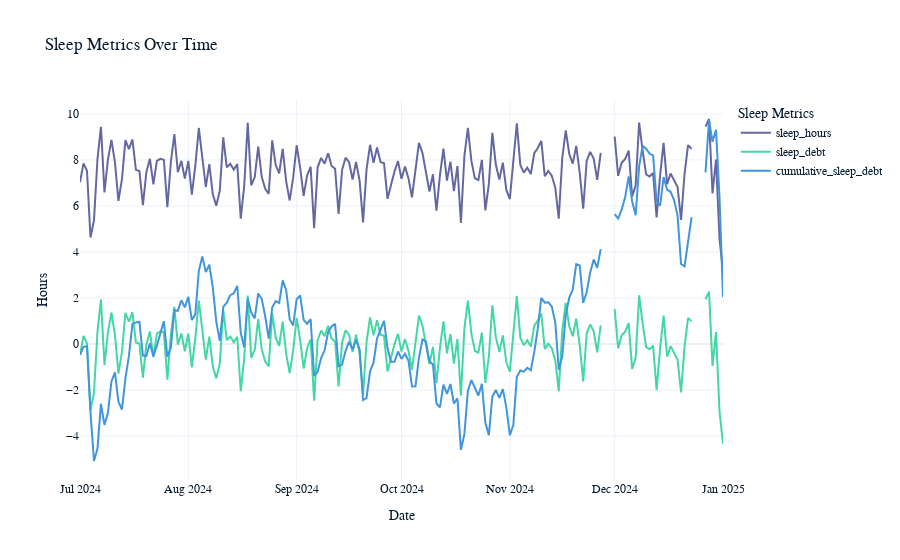

The code cell stored with this chart in its notebook:
### Markdown cell above
## Task 4: Visualizing trends across multiple variables 📊

### Code cell
# Create a line chart visualizing sleep metrics over time
fig = px.line(fitness_data, x='date', y=['sleep_hours', 'sleep_debt', 'cumulative_sleep_debt'], title='Sleep Metrics Over Time')
fig.update_layout(
    xaxis_title='Date',
    yaxis_title='Hours',
    legend_title='Sleep Metrics'
)
fig.show()

### Figure 1 — Plotly figure (JSON) as saved in the notebook; plotly's stock layout.template omitted (floating-point values rounded to 4 significant figures; data arrays with more than 128 entries replaced by an {"elided": "..."} marker saying what was removed)
{"data": [{"hovertemplate": "variable=sleep_hours<br>date=%{x}<br>value=%{y}<extra></extra>", "legendgroup": "sleep_hours", "line": {"color": "#6568a0", "dash": "solid"}, "marker": {"symbol": "circle"}, "mode": "lines", "name": "sleep_hours", "orientation": "v", "showlegend": true, "x": {"elided": "185 str values"}, "xaxis": "x", "y": {"elided": "185 float values"}, "yaxis": "y", "type": "scatter"}, {"hovertemplate": "variable=sleep_debt<br>date=%{x}<br>value=%{y}<extra></extra>", "legendgroup": "sleep_debt", "line": {"color": "#43d7a4", "dash": "solid"}, "marker": {"symbol": "circle"}, "mode": "lines", "name": "sleep_debt", "orientation": "v", "showlegend": true, "x": {"elided": "185 str values"}, "xaxis": "x", "y": {"elided": "185 float values"}, "yaxis": "y", "type": "scatter"}, {"hovertemplate": "variable=cumulative_sleep_debt<br>date=%{x}<br>value=%{y}<extra></extra>", "legendgroup": "cumulative_sleep_debt", "line": {"color": "#4095db", "dash": "solid"}, "marker": {"symbol": "circle"}, "mode": "lines", "name": "cumulative_sleep_debt", "orientation": "v", "showlegend": true, "x": {"elided": "185 str values"}, "xaxis": "x", "y": {"elided": "185 float values"}, "yaxis": "y", "type": "scatter"}], "layout": {"xaxis": {"anchor": "y", "domain": [0, 1], "title": {"text": "Date"}}, "yaxis": {"anchor": "x", "domain": [0, 1], "title": {"text": "Hours"}}, "legend": {"title": {"text": "Sleep Metrics"}, "tracegroupgap": 0}, "title": {"text": "Sleep Metrics Over Time"}}}
